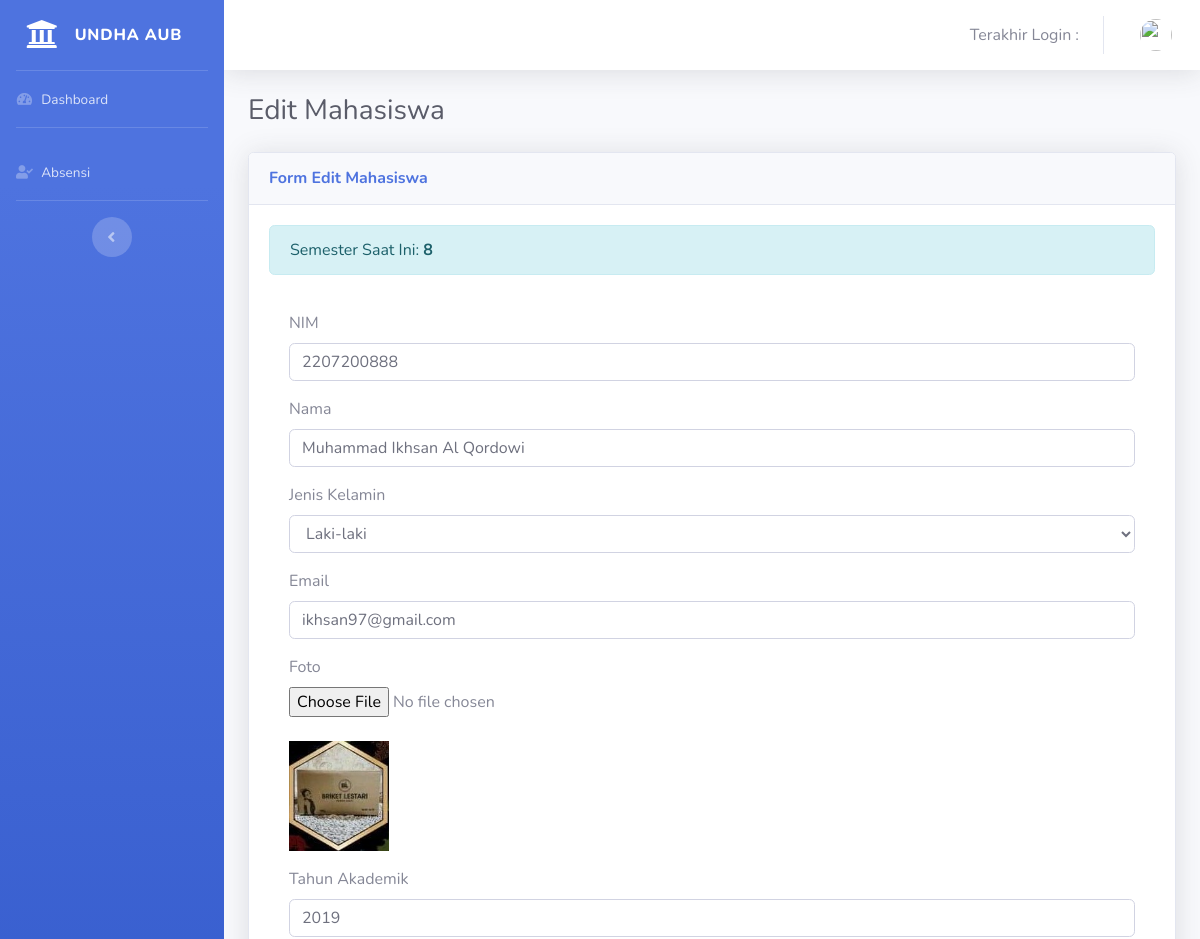
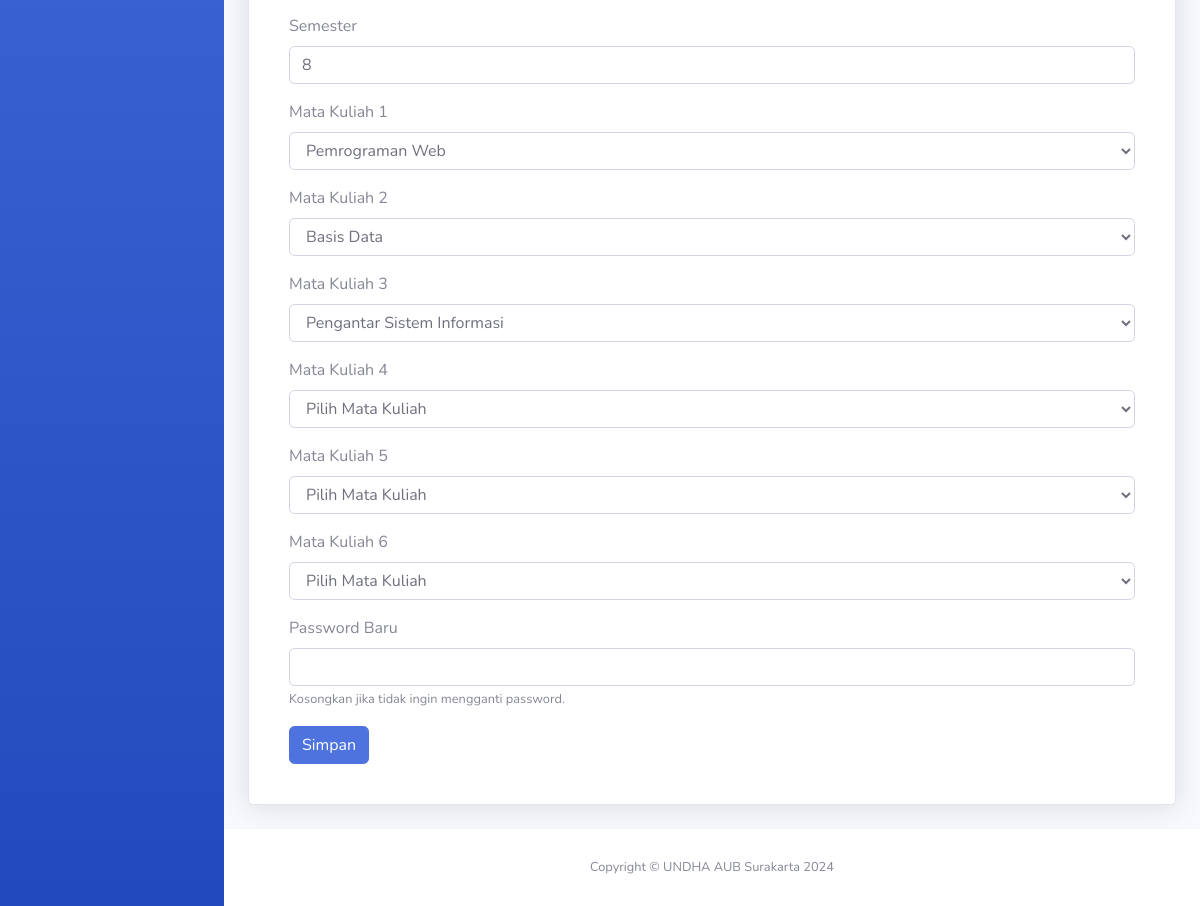
/edit_mahasiswa.php?nim=2207200888 (signed in), run on the app's committed database (2 pictures, top to bottom).
### tables this page shows
CREATE TABLE `mahasiswa` (
  `nim` varchar(15) NOT NULL,
  `nama` varchar(30) NOT NULL,
  `tahun_akademik` varchar(10) NOT NULL,
  `jk` enum('Laki-laki','Perempuan') NOT NULL,
  `email` varchar(30) NOT NULL,
  `password` varchar(255) NOT NULL,
  `id_prodi` varchar(11) NOT NULL,
  `foto` varchar(255) NOT NULL,
  `last_login` varchar(255) NOT NULL,
  `semester` varchar(10) DEFAULT NULL,
  `mata_kuliah_1` int(11) DEFAULT NULL,
  `mata_kuliah_2` int(11) DEFAULT NULL,
  `mata_kuliah_3` int(11) DEFAULT NULL,
  `mata_kuliah_4` int(11) DEFAULT NULL,
  `mata_kuliah_5` int(11) DEFAULT NULL,
  `mata_kuliah_6` int(11) DEFAULT NULL
);

### edit_mahasiswa.php (the view, shortened to what this page needs)
<?php
include "koneksi.php";
$nim = $_GET['nim'];
$query = "SELECT * FROM mahasiswa WHERE nim='$nim'";
$result = mysqli_query($koneksi, $query);
$row = mysqli_fetch_assoc($result);
$semester_saat_ini = $row['semester'];
$query_mata_kuliah = "SELECT id_mk, nama_mk FROM mata_kuliah";
$result_mata_kuliah = mysqli_query($koneksi, $query_mata_kuliah);
$mataKuliahOptions = [];
while ($mk = mysqli_fetch_assoc($result_mata_kuliah)) {
    $mataKuliahOptions[$mk['id_mk']] = $mk['nama_mk'];
}
$operator_foto = $_SESSION["operator_user_foto"];
?>
<!DOCTYPE html>
<html lang="en">
<head>
  <link href="vendor/fontawesome-free/css/all.min.css" rel="stylesheet" type="text/css">
  <link href="css/sb-admin-2.min.css" rel="stylesheet">
</head>
<body id="page-top">
  <div id="wrapper">
    <ul class="navbar-nav bg-gradient-primary sidebar sidebar-dark accordion" id="accordionSidebar">
      <a class="sidebar-brand d-flex align-items-center justify-content-center" href="dashboard_operator.php">
        <div class="sidebar-brand-icon">
          <i class="fas fa-university"></i>
        </div>
        <div class="sidebar-brand-text mx-3">UNDHA AUB</div>
      </a>
      <hr class="sidebar-divider my-0">
      <li class="nav-item">
        <a class="nav-link" href="dashboard_operator.php">
          <i class="fas fa-fw fa-tachometer-alt"></i>
          <span>Dashboard</span></a>
      </li>
      <hr class="sidebar-divider">
      <li class="nav-item">
        <a class="nav-link" href="absensi.php">
          <i class="fas fa-fw fa-user-check"></i>
          <span>Absensi</span></a>
      </li>
      <hr class="sidebar-divider d-none d-md-block">
      <div class="text-center d-none d-md-inline">
        <button class="rounded-circle border-0" id="sidebarToggle"></button>
      </div>
    </ul>
    <div id="content-wrapper" class="d-flex flex-column">
      <div id="content">
        <nav class="navbar navbar-expand navbar-light bg-white topbar mb-4 static-top shadow">
          <ul class="navbar-nav ml-auto">
            <li class="nav align-items-center">
              <span class="mr-2 d-none d-lg-inline text-gray-600 medium">Terakhir Login : <span class="text-success"><?= $operator_last_login ?></span></span>
            </li>
            <li class="nav-item dropdown no-arrow">
              <a class="nav-link dropdown-toggle" href="#" id="userDropdown" role="button" data-toggle="dropdown" aria-haspopup="true" aria-expanded="false">
                <img class="img-profile rounded-circle" src="img/<?= $operator_foto ?>">
              </a>
            </li>
          </ul>
        </nav>
        <div class="container-fluid">
          <h1 class="h3 mb-4 text-gray-800">Edit Mahasiswa</h1>
          <div class="card shadow mb-4">
            <div class="card-header py-3">
              <h6 class="m-0 font-weight-bold text-primary">Form Edit Mahasiswa</h6>
            </div>
            <div class="card-body">
                <div class="alert alert-info">
                    Semester Saat Ini: <strong><?= $semester_saat_ini; ?></strong>
                </div>
            <div class="card-body">
                <form action="proses_edit_mahasiswa.php" method="POST" enctype="multipart/form-data">
                    <div class="form-group">
                      <label for="nim">NIM</label>
                      <input type="text" class="form-control" id="nim" name="nim" value="<?= $row['nim'] ?>" required>
                  </div>
                    <div class="form-group">
                        <label for="nama">Nama</label>
                        <input type="text" class="form-control" id="nama" name="nama" value="<?= $row['nama'] ?>" required>
                    </div>
                    <div class="form-group">
                        <label for="jenis_kelamin">Jenis Kelamin</label>
                        <select class="form-control" id="jenis_kelamin" name="jenis_kelamin" required>
                            <option value="Laki-laki" <?= $row['jk'] == 'Laki-laki' ? 'selected' : '' ?>>Laki-laki</option>
                        </select>
                    </div>
                    <div class="form-group">
                        <label for="email">Email</label>
                        <input type="email" class="form-control" id="email" name="email" value="<?= $row['email'] ?>" required>
                    </div>
                    <div class="form-group">
                        <label for="foto">Foto</label>
                        <input type="file" class="form-control-file" id="foto" name="foto">
                        <br>
                        <img src="img/<?= $row['foto'] ?>" width="100">
                    </div>
                    <div class="form-group">
                        <label for="tahun_akademik">Tahun Akademik</label>
                        <input type="text" class="form-control" id="tahun_akademik" name="tahun_akademik" value="<?= $row['tahun_akademik'] ?>" required>
                    <label for="semester_id">Semester</label>
                    <input type="text" class="form-control" id="semester_id" name="semester_id" value="<?= $semester_saat_ini ?>" required>
                </div>
                    <?php for ($i = 1; $i <= 6; $i++): ?>
                        <div class="form-group">
                            <label for="mata_kuliah_<?= $i ?>">Mata Kuliah <?= $i ?></label>
                            <select class="form-control" id="mata_kuliah_<?= $i ?>" name="mata_kuliah_<?= $i ?>">
                                <option value="">Pilih Mata Kuliah</option>
                                <?php foreach ($mataKuliahOptions as $id_mk => $nama_mk): ?>
                                    <option value="<?= $id_mk ?>" <?= isset($row["mata_kuliah_$i"]) && $row["mata_kuliah_$i"] == $id_mk ? 'selected' : '' ?>>
                                        <?= $nama_mk ?>
                                    </option>
                                <?php endforeach; ?>
                            </select>
                        </div>
                    <?php endfor; ?>
                    <div class="form-group">
                    <label for="password">Password Baru</label>
                    <input type="password" name="password" class="form-control" id="password">
                    <small>Kosongkan jika tidak ingin mengganti password.</small>
                </div>
                    <button type="submit" class="btn btn-primary">Simpan</button>
                </form>
            </div>
          </div>
        </div>
      </div>
      <footer class="sticky-footer bg-white">
        <div class="container my-auto">
          <div class="copyright text-center my-auto">
            <span>Copyright &copy; UNDHA AUB Surakarta 2024</span>
          </div>
        </div>
      </footer>
    </div>
  </div>
</body>
</html>

### data on the page
mahasiswa: semester "8", nim "2207200888", nama "Muhammad Ikhsan Al Qordowi", jenis_kelamin "Laki-laki", email "ikhsan97@gmail.com", foto (picture), tahun_akademik "2019", semester_id "8", mata_kuliah_1 "Pemrograman Web", mata_kuliah_2 "Basis Data", mata_kuliah_3 "Pengantar Sistem Informasi"
